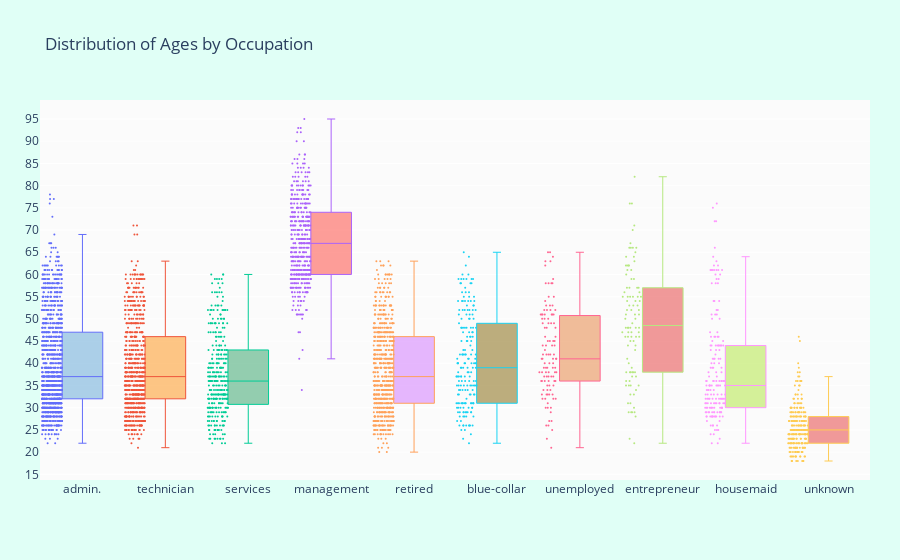

Here is the notebook cell this chart was saved with:
### Code cell
# Now let's see which occupation tended to have more balance in their accounts

suscribed_df = df.loc[df["deposit"] == "yes"]

occupations = df["job"].unique().tolist()

# Get the balances by jobs
management = suscribed_df["age"].loc[suscribed_df["job"] == "management"].values
technician = suscribed_df["age"].loc[suscribed_df["job"] == "technician"].values
services = suscribed_df["age"].loc[suscribed_df["job"] == "services"].values
retired = suscribed_df["age"].loc[suscribed_df["job"] == "retired"].values
blue_collar = suscribed_df["age"].loc[suscribed_df["job"] == "blue-collar"].values
unemployed = suscribed_df["age"].loc[suscribed_df["job"] == "unemployed"].values
entrepreneur = suscribed_df["age"].loc[suscribed_df["job"] == "entrepreneur"].values
housemaid = suscribed_df["age"].loc[suscribed_df["job"] == "housemaid"].values
self_employed = suscribed_df["age"].loc[suscribed_df["job"] == "self-employed"].values
student = suscribed_df["age"].loc[suscribed_df["job"] == "student"].values

ages = [management, technician, services, retired, blue_collar, unemployed, 
         entrepreneur, housemaid, self_employed, student]

colors = ['rgba(93, 164, 214, 0.5)', 'rgba(255, 144, 14, 0.5)',
          'rgba(44, 160, 101, 0.5)', 'rgba(255, 65, 54, 0.5)', 
          'rgba(207, 114, 255, 0.5)', 'rgba(127, 96, 0, 0.5)',
         'rgba(229, 126, 56, 0.5)', 'rgba(229, 56, 56, 0.5)',
         'rgba(174, 229, 56, 0.5)', 'rgba(229, 56, 56, 0.5)']

traces = []

for xd, yd, cls in zip(occupations, ages, colors):
        traces.append(go.Box(
            y=yd,
            name=xd,
            boxpoints='all',
            jitter=0.5,
            whiskerwidth=0.2,
            fillcolor=cls,
            marker=dict(
                size=2,
            ),
            line=dict(width=1),
        ))

layout = go.Layout(
    title='Distribution of Ages by Occupation',
    yaxis=dict(
        autorange=True,
        showgrid=True,
        zeroline=True,
        dtick=5,
        gridcolor='rgb(255, 255, 255)',
        gridwidth=1,
        zerolinecolor='rgb(255, 255, 255)',
        zerolinewidth=2,
    ),
    margin=dict(
        l=40,
        r=30,
        b=80,
        t=100,
    ),
    paper_bgcolor='rgb(224,255,246)',
    plot_bgcolor='rgb(251,251,251)',
    showlegend=False
)

fig = go.Figure(data=traces, layout=layout)
iplot(fig)

### Figure 1 — Plotly figure (JSON) as saved in the notebook; plotly's stock layout.template omitted (floating-point values rounded to 4 significant figures; data arrays with more than 128 entries replaced by an {"elided": "..."} marker saying what was removed)
{"data": [{"boxpoints": "all", "fillcolor": "rgba(93, 164, 214, 0.5)", "jitter": 0.5, "line": {"width": 1}, "marker": {"size": 2}, "name": "admin.", "type": "box", "whiskerwidth": 0.2, "y": {"elided": "1233 int values"}}, {"boxpoints": "all", "fillcolor": "rgba(255, 144, 14, 0.5)", "jitter": 0.5, "line": {"width": 1}, "marker": {"size": 2}, "name": "technician", "type": "box", "whiskerwidth": 0.2, "y": {"elided": "790 int values"}}, {"boxpoints": "all", "fillcolor": "rgba(44, 160, 101, 0.5)", "jitter": 0.5, "line": {"width": 1}, "marker": {"size": 2}, "name": "services", "type": "box", "whiskerwidth": 0.2, "y": {"elided": "345 int values"}}, {"boxpoints": "all", "fillcolor": "rgba(255, 65, 54, 0.5)", "jitter": 0.5, "line": {"width": 1}, "marker": {"size": 2}, "name": "management", "type": "box", "whiskerwidth": 0.2, "y": {"elided": "490 int values"}}, {"boxpoints": "all", "fillcolor": "rgba(207, 114, 255, 0.5)", "jitter": 0.5, "line": {"width": 1}, "marker": {"size": 2}, "name": "retired", "type": "box", "whiskerwidth": 0.2, "y": {"elided": "677 int values"}}, {"boxpoints": "all", "fillcolor": "rgba(127, 96, 0, 0.5)", "jitter": 0.5, "line": {"width": 1}, "marker": {"size": 2}, "name": "blue-collar", "type": "box", "whiskerwidth": 0.2, "y": {"elided": "190 int values"}}, {"boxpoints": "all", "fillcolor": "rgba(229, 126, 56, 0.5)", "jitter": 0.5, "line": {"width": 1}, "marker": {"size": 2}, "name": "unemployed", "type": "box", "whiskerwidth": 0.2, "y": [23, 45, 51, 53, 58, 42, 42, 36, 41, 36, 33, 52, 33, 45, 35, 34, 30, 51, 46, 27, 40, 43, 35, 50, 41, 38, 49, 50, 42, 48, 44, 46, 51, 27, 45, 37, 39, 51, 30, 45, 38, 52, 41, 33, 30, 26, 26, 48, 34, 51, 32, 36, 54, 52, 32, 51, 49, 35, 34, 58, 39, 39, 37, 38, 37, 55, 38, 36, 52, 37, 42, 44, 55, 39, 25, 53, 51, 64, 53, 33, 65, 32, 63, 21, 38, 65, 33, 40, 40, 63, 44, 38, 49, 36, 36, 32, 48, 41, 58, 59, 31, 49, 42, 39, 29, 50, 41, 62, 44, 37, 58]}, {"boxpoints": "all", "fillcolor": "rgba(229, 56, 56, 0.5)", "jitter": 0.5, "line": {"width": 1}, "marker": {"size": 2}, "name": "entrepreneur", "type": "box", "whiskerwidth": 0.2, "y": [52, 53, 56, 41, 57, 47, 55, 35, 52, 46, 55, 39, 48, 53, 46, 44, 59, 55, 51, 59, 57, 34, 33, 48, 62, 65, 33, 62, 76, 51, 23, 38, 47, 43, 35, 36, 38, 35, 49, 70, 45, 48, 63, 50, 52, 66, 76, 53, 38, 57, 71, 46, 66, 38, 64, 29, 48, 38, 56, 55, 29, 46, 66, 55, 82, 48, 48, 29, 67, 61, 61, 31, 47, 66, 45, 54, 55, 60, 28, 62, 47, 31, 50, 40, 54, 54, 46, 29, 64, 30, 62, 36, 37, 57, 37, 51, 44, 22, 35, 38]}, {"boxpoints": "all", "fillcolor": "rgba(174, 229, 56, 0.5)", "jitter": 0.5, "line": {"width": 1}, "marker": {"size": 2}, "name": "housemaid", "type": "box", "whiskerwidth": 0.2, "y": {"elided": "177 int values"}}, {"boxpoints": "all", "fillcolor": "rgba(229, 56, 56, 0.5)", "jitter": 0.5, "line": {"width": 1}, "marker": {"size": 2}, "name": "unknown", "type": "box", "whiskerwidth": 0.2, "y": {"elided": "258 int values"}}], "layout": {"margin": {"b": 80, "l": 40, "r": 30, "t": 100}, "paper_bgcolor": "rgb(224,255,246)", "plot_bgcolor": "rgb(251,251,251)", "showlegend": false, "title": {"text": "Distribution of Ages by Occupation"}, "yaxis": {"autorange": true, "dtick": 5, "gridcolor": "rgb(255, 255, 255)", "gridwidth": 1, "showgrid": true, "zeroline": true, "zerolinecolor": "rgb(255, 255, 255)", "zerolinewidth": 2}}}
